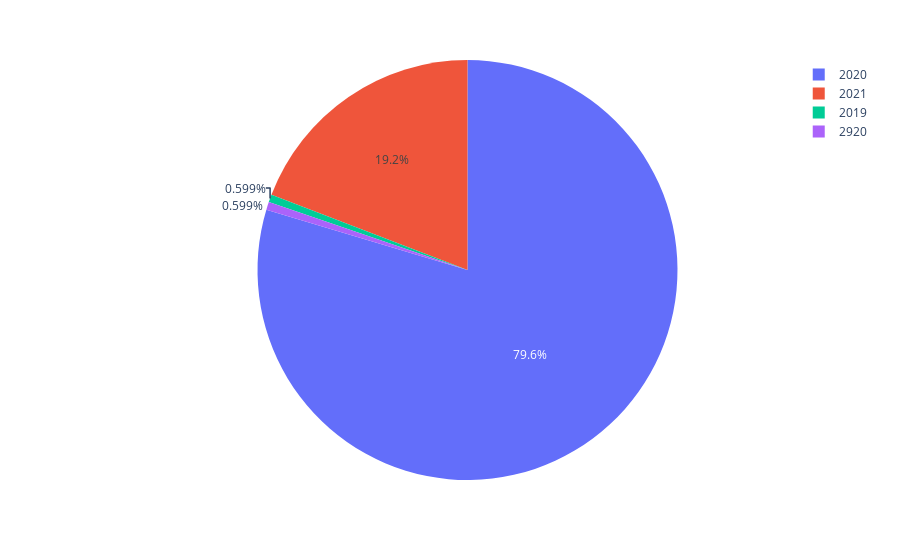

Here is the notebook cell this chart was saved with:
### Code cell
c = data_bersih['2. Jenis Kelamin'].value_counts().index
d = data_bersih['2. Jenis Kelamin'].value_counts().values

fig2 = px.pie(data_bersih,names=c,values=d)
fig.show()

### Figure 1 — Plotly figure (JSON) as saved in the notebook; plotly's stock layout.template omitted (floating-point values rounded to 4 significant figures)
{"data": [{"domain": {"x": [0, 1], "y": [0, 1]}, "hovertemplate": "label=%{label}<br>value=%{value}<extra></extra>", "labels": [2020, 2021, 2019, 2920], "legendgroup": "", "name": "", "showlegend": true, "type": "pie", "values": [133, 32, 1, 1]}], "layout": {"legend": {"tracegroupgap": 0}, "margin": {"t": 60}}}
